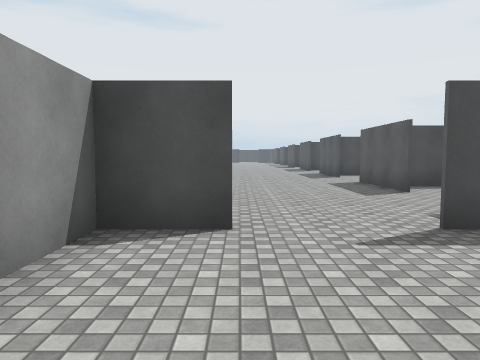
View 1 (above)

24 first-person views from a walk through a 3-D level made in the Unity game engine. The camera is 1.5 m above the floor, tilts 4° down and sees 70° across. The floor is counted in squares, 2 m on a side. Each view is taken from the middle of a square. On the plan, view 1 faces up. The plan holds only what a view shows up to about 11 squares ahead; the rest is blank. The place goes on beyond the plan. Surface patterns are stand-ins for the level's own textures.

View 2
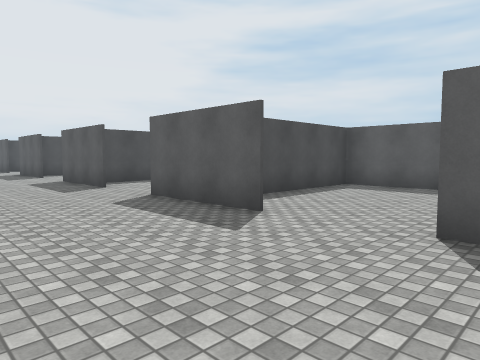

View 3
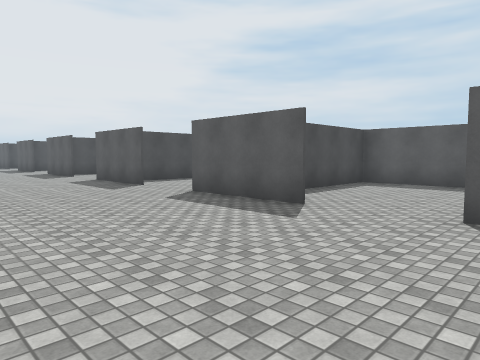

View 4
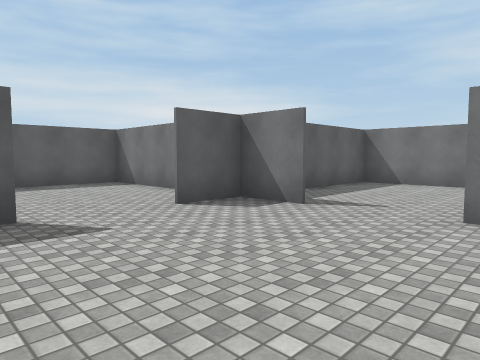

View 5
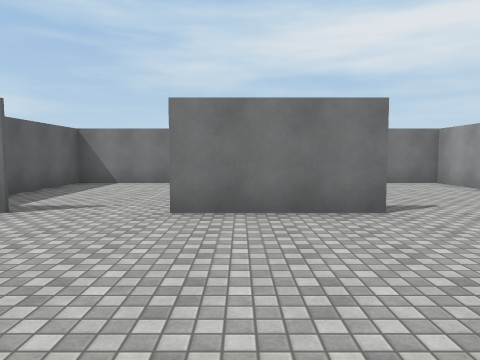

View 6
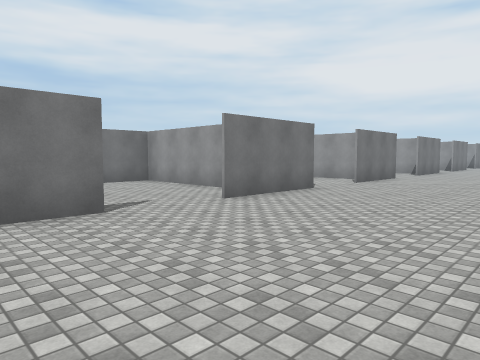

View 7
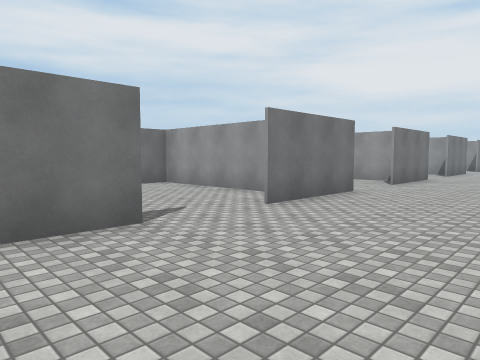

View 8
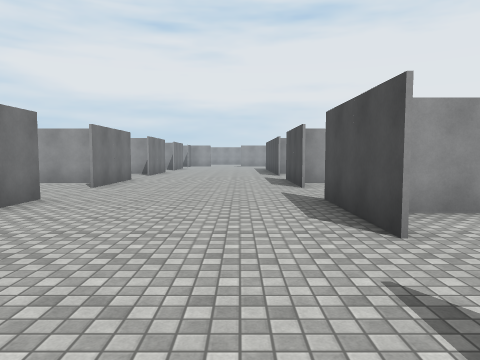

View 9
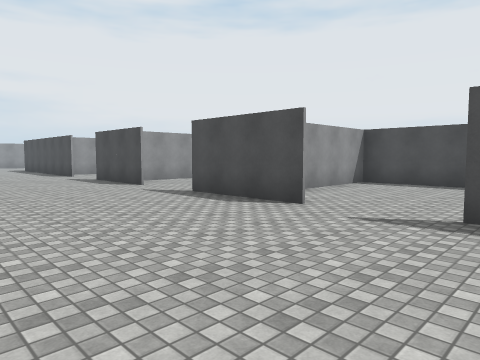

View 10
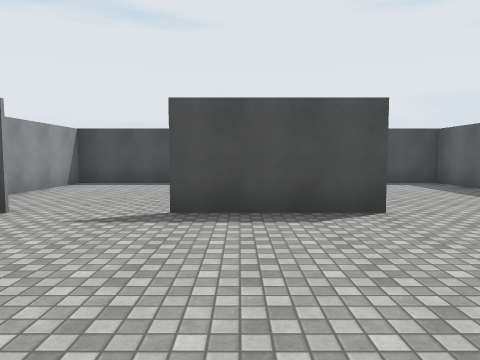

View 11
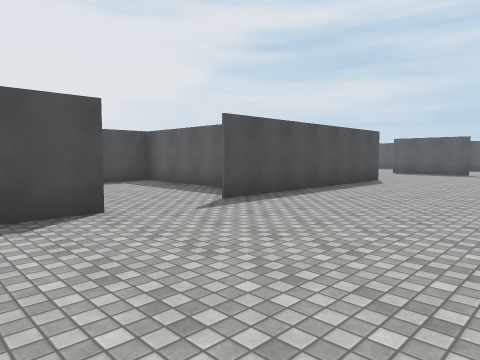

View 12
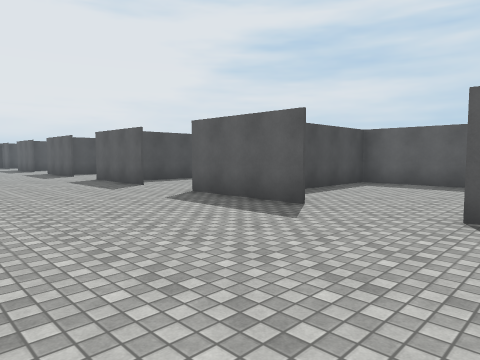

View 13
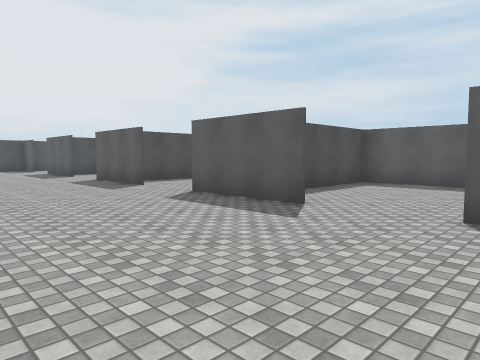

View 14
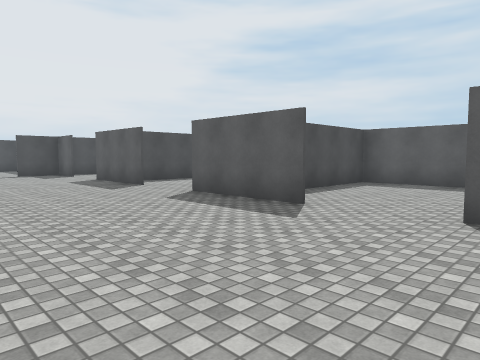

View 15
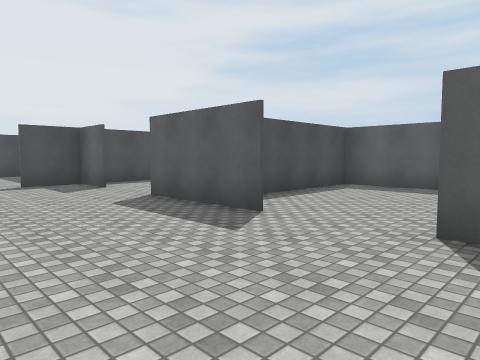

View 16
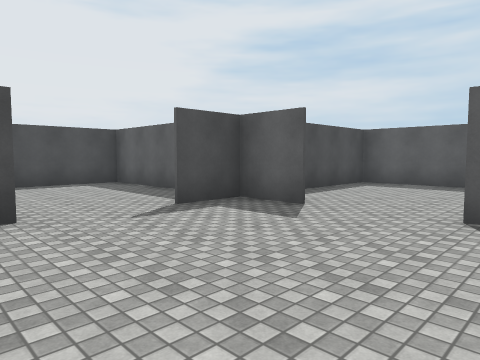

View 17
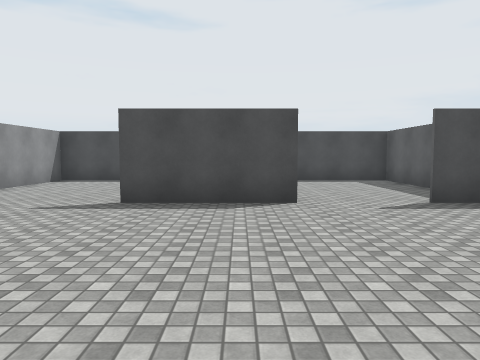

View 18
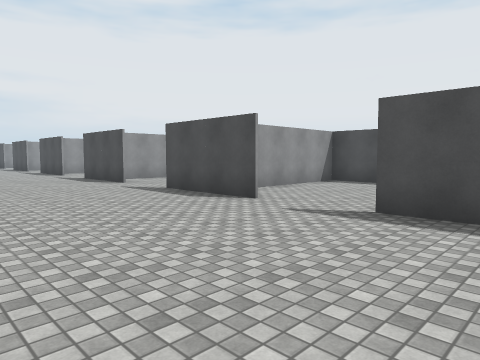

View 19
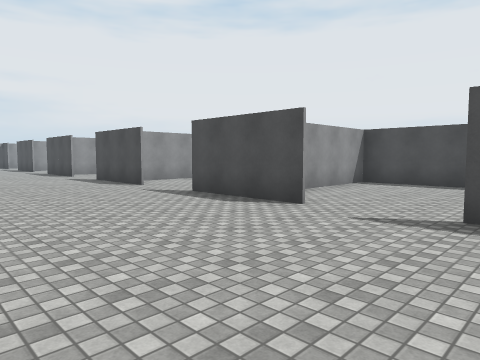

View 20
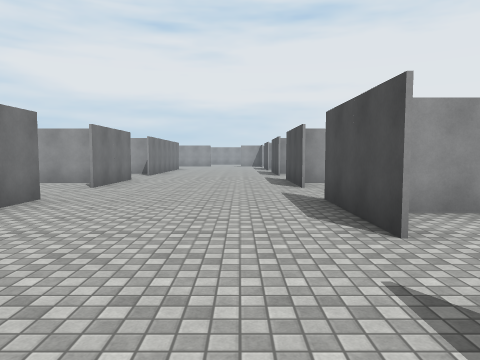

View 21
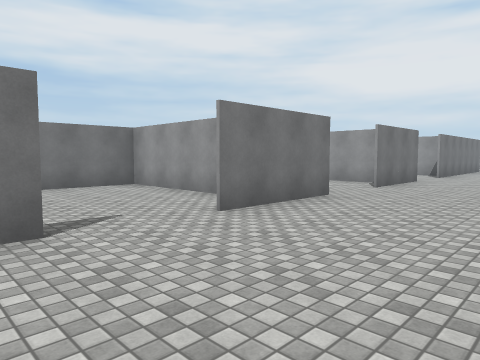

View 22
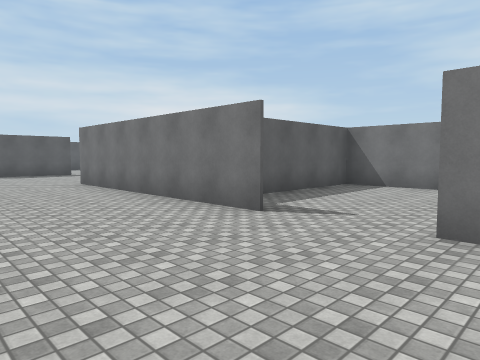

View 23
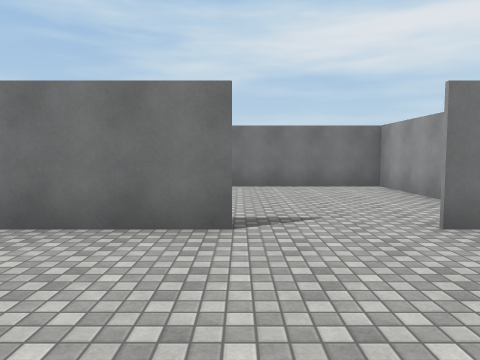

View 24
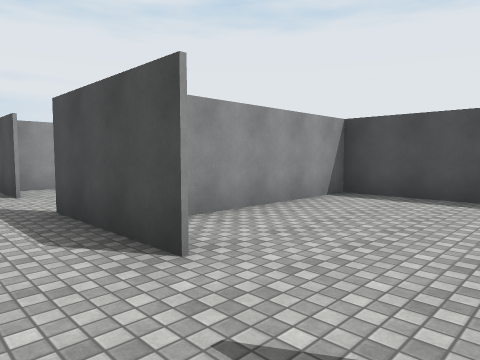

### Floor plan
Points are (right, up) in squares from view 1. A wall is a line through its corners. A room is listed if a view was taken in it or the views show most of it. See-through windows are left out.
Room 1 (views 1, 2, 3, 4, 5, 6, 7, 8, 9, 10, 11, 12, 13, 14, 15, 16, 17, 18, 19, 20, 21, 22, 23, 24)
walls: (3.5, 22) (3.5, 25); (3.5, 17) (3.5, 20); (3.5, 27) (3.5, 30); (-6.5, 10) (-6.5, 13.5) (-11.5, 13.5) (-11.5, 9.1); (3.5, 12) (3.5, 15); (-13.9, 13.5) (-16.5, 13.5) (-16.5, 8.8); (8.5, 20.9) (8.5, 23.5) (4.2, 23.5); (-1.4, 8.5) (-8, 8.5); (-8, 33.5) (-1.4, 33.5); (-11.5, 31.9) (-11.5, 28.5); (3.5, 32) (3.5, 35); (8.5, 25.9) (8.5, 28.5) (4.2, 28.5); (8.5, 15.9) (8.5, 18.5) (4.2, 18.5); (-10, 8.5) (-13, 8.5); (-13, 33.5) (-10, 33.5); (3.5, 7) (3.5, 10); (8.5, 10.9) (8.5, 13.5) (4.1, 13.5); (8.5, 31.1) (8.5, 33.5) (4.2, 33.5); (-15, 8.5) (-18, 8.5); (-16.5, 32.9) (-16.5, 28.5) (-6.5, 28.5) (-6.5, 31.9); (-5, 38.5) (-8, 38.5); (-3, 3.5) (0, 3.5) (-1.5, 3.5) (-1.5, 2); (3.5, 37) (3.5, 38.5); (-8, 3.5) (-5, 3.5); (0, 38.5) (-3, 38.5); (-10, 38.5) (-13, 38.5); (2.5, 3.5) (2, 3.5) (3.5, 3.5) (3.5, 5); (-18, 33.5) (-15, 33.5); (-6.5, 2) (-6.5, -1.5) (-5, -1.5); (8.5, 35.9) (8.5, 38.5) (2, 38.5); (-13, 3.5) (-10, 3.5); (5.5, 3.5) (8.5, 3.5) (8.5, 8.5) (4.1, 8.5); (-11.5, 2.4) (-11.5, -1.5) (-10.6, -1.5); (-15, 38.5) (-18, 38.5); (3.5, 40.5) (3.5, 43.5) (2.9, 43.5); (-16.5, 3) (-16.5, 1.4); (-18, 3.5) (-15, 3.5); (-5.9, 43.5) (-6.5, 43.5) (-6.5, 40); (0.9, -1.5) (3.5, -1.5) (3.5, 1.5); (-10.9, 43.5) (-11.5, 43.5) (-11.5, 39.1); (-15.9, 43.5) (-16.5, 43.5) (-16.5, 38.8)
ways out: gap at (-18, 3); gap at (-18, 8); gap at (-18, 33); gap at (-18, 38)

Where each view was taken, in squares from view 1:
view 1: 0 up, 0 right, facing up
view 2: 4 up, 0 right, facing up-right
view 3: 9 up, 1 left, facing up-right
view 4: 8 up, 1 left, facing down-right
view 5: 8 up, 1 left, facing down
view 6: 8 up, 1 left, facing down-left
view 7: 7 up, 6 left, facing down-left
view 8: 7 up, 7 left, facing left
view 9: 4 up, 7 left, facing up-left
view 10: 4 up, 12 left, facing up
view 11: 4 up, 12 left, facing up-right
view 12: 14 up, 1 left, facing up-right
view 13: 19 up, 1 left, facing up-right
view 14: 24 up, 1 left, facing up-right
view 15: 29 up, 0 right, facing up-right
view 16: 34 up, 1 left, facing up-right
view 17: 33 up, 1 left, facing up
view 18: 34 up, 1 left, facing up-left
view 19: 34 up, 7 left, facing up-left
view 20: 37 up, 7 left, facing left
view 21: 37 up, 7 left, facing down-left
view 22: 37 up, 11 left, facing down-right
view 23: 37 up, 13 left, facing down
view 24: 37 up, 13 left, facing up-left
